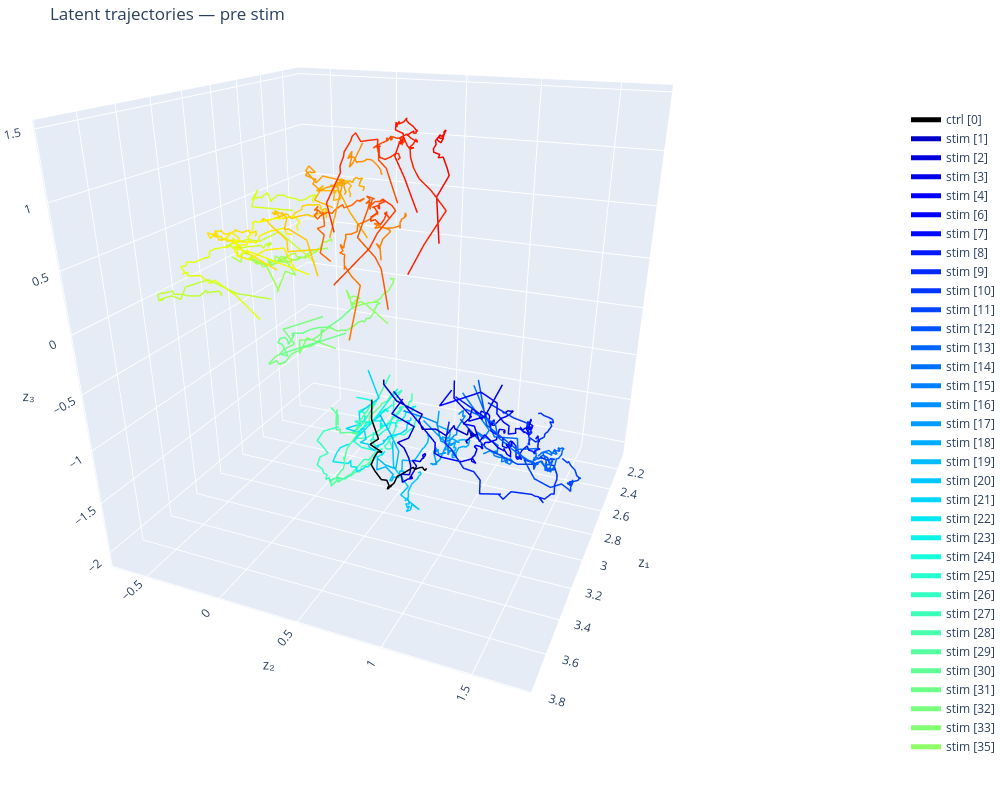

Source (notebook cell):
### Code cell
# All sessions, post-stim only
fig = plot_latent_phase_portrait_sessions(
    z_by_session=z_by_session,
    centers_ms_by_session=centers_ms_by_session,
    control_indices=CONTROL_INDICES,
    alpha_trials=0.05,
    plot_sessions=None,  # or e.g. [0, 1, 2, 5]
    epoch="pre",        # "full", "pre", or "post"
    show_trials=False,
    show_markers=False,
)
fig.update_layout(scene_camera=dict(eye=dict(x=1.75, y=0.75, z=0.75), center=dict(x=0, y=0, z=-0.2)))
fig.show()
